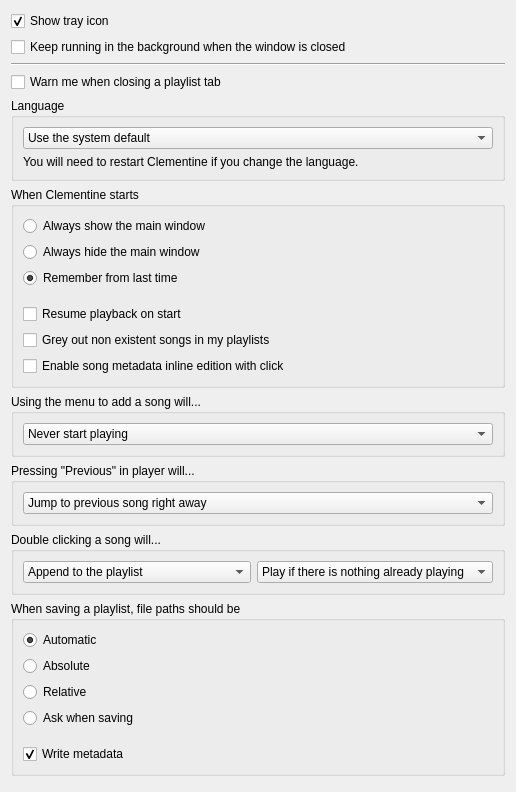
<?xml version="1.0" encoding="UTF-8"?>
<ui version="4.0">
 <class>BehaviourSettingsPage</class>
 <widget class="QWidget" name="BehaviourSettingsPage">
  <property name="geometry">
   <rect>
    <x>0</x>
    <y>0</y>
    <width>516</width>
    <height>792</height>
   </rect>
  </property>
  <property name="windowTitle">
   <string>Behavior</string>
  </property>
  <layout class="QVBoxLayout" name="verticalLayout">
   <item>
    <widget class="QCheckBox" name="b_show_tray_icon_">
     <property name="text">
      <string>Show tray icon</string>
     </property>
     <property name="checked">
      <bool>true</bool>
     </property>
    </widget>
   </item>
   <item>
    <widget class="QCheckBox" name="b_keep_running_">
     <property name="text">
      <string>Keep running in the background when the window is closed</string>
     </property>
    </widget>
   </item>
   <item>
    <widget class="Line" name="line">
     <property name="orientation">
      <enum>Qt::Horizontal</enum>
     </property>
    </widget>
   </item>
   <item>
    <widget class="QCheckBox" name="b_warn_close_playlist_">
     <property name="text">
      <string>Warn me when closing a playlist tab</string>
     </property>
    </widget>
   </item>
   <item>
    <widget class="QGroupBox" name="groupBox_3">
     <property name="title">
      <string>Language</string>
     </property>
     <layout class="QVBoxLayout" name="verticalLayout_13">
      <item>
       <widget class="QComboBox" name="language">
        <item>
         <property name="text">
          <string>Use the system default</string>
         </property>
        </item>
       </widget>
      </item>
      <item>
       <widget class="QLabel" name="label_10">
        <property name="text">
         <string>You will need to restart Clementine if you change the language.</string>
        </property>
       </widget>
      </item>
     </layout>
    </widget>
   </item>
   <item>
    <widget class="QGroupBox" name="startup_group_">
     <property name="title">
      <string>When Clementine starts</string>
     </property>
     <layout class="QVBoxLayout" name="verticalLayout_8">
      <item>
       <widget class="QRadioButton" name="b_always_show_">
        <property name="text">
         <string>Always show the main window</string>
        </property>
       </widget>
      </item>
      <item>
       <widget class="QRadioButton" name="b_always_hide_">
        <property name="text">
         <string>Always hide the main window</string>
        </property>
       </widget>
      </item>
      <item>
       <widget class="QRadioButton" name="b_remember_">
        <property name="text">
         <string>Remember from last time</string>
        </property>
        <property name="checked">
         <bool>true</bool>
        </property>
       </widget>
      </item>
      <item>
       <spacer name="verticalSpacer_6">
        <property name="orientation">
         <enum>Qt::Vertical</enum>
        </property>
        <property name="sizeType">
         <enum>QSizePolicy::Fixed</enum>
        </property>
        <property name="sizeHint" stdset="0">
         <size>
          <width>20</width>
          <height>10</height>
         </size>
        </property>
       </spacer>
      </item>
      <item>
       <widget class="QCheckBox" name="resume_after_start_">
        <property name="text">
         <string>Resume playback on start</string>
        </property>
        <property name="checked">
         <bool>false</bool>
        </property>
       </widget>
      </item>
      <item>
       <widget class="QCheckBox" name="b_grey_out_deleted_">
        <property name="text">
         <string>Grey out non existent songs in my playlists</string>
        </property>
       </widget>
      </item>
      <item>
       <widget class="QCheckBox" name="b_click_edit_inline_">
        <property name="toolTip">
         <string>If activated, clicking a selected song in the playlist view will let you edit the tag value directly</string>
        </property>
        <property name="text">
         <string>Enable song metadata inline edition with click</string>
        </property>
       </widget>
      </item>
     </layout>
    </widget>
   </item>
   <item>
    <widget class="QGroupBox" name="groupBox_8">
     <property name="title">
      <string>Using the menu to add a song will...</string>
     </property>
     <layout class="QVBoxLayout" name="verticalLayout_18">
      <item>
       <widget class="QComboBox" name="menu_playmode">
        <property name="currentIndex">
         <number>0</number>
        </property>
        <item>
         <property name="text">
          <string>Never start playing</string>
         </property>
        </item>
        <item>
         <property name="text">
          <string>Play if there is nothing already playing</string>
         </property>
        </item>
        <item>
         <property name="text">
          <string>Always start playing</string>
         </property>
        </item>
       </widget>
      </item>
     </layout>
    </widget>
   </item>
   <item>
    <widget class="QGroupBox" name="groupBox_previous">
     <property name="title">
      <string>Pressing &quot;Previous&quot; in player will...</string>
     </property>
     <layout class="QVBoxLayout" name="verticalLayout_19">
      <item>
       <widget class="QComboBox" name="menu_previousmode">
        <property name="currentIndex">
         <number>0</number>
        </property>
        <item>
         <property name="text">
          <string>Jump to previous song right away</string>
         </property>
        </item>
        <item>
         <property name="text">
          <string>Restart song, then jump to previous if pressed again</string>
         </property>
        </item>
       </widget>
      </item>
     </layout>
    </widget>
   </item>
   <item>
    <widget class="QGroupBox" name="groupBox_7">
     <property name="title">
      <string>Double clicking a song will...</string>
     </property>
     <layout class="QHBoxLayout" name="horizontalLayout_6">
      <item>
       <widget class="QComboBox" name="doubleclick_addmode">
        <property name="currentIndex">
         <number>0</number>
        </property>
        <item>
         <property name="text">
          <string>Append to the playlist</string>
         </property>
        </item>
        <item>
         <property name="text">
          <string>Replace the playlist</string>
         </property>
        </item>
        <item>
         <property name="text">
          <string comment="Refers to behavior settings in Clementine settings page.">Open in new playlist</string>
         </property>
        </item>
        <item>
         <property name="text">
          <string>Add to the queue</string>
         </property>
        </item>
       </widget>
      </item>
      <item>
       <widget class="QComboBox" name="doubleclick_playmode">
        <property name="currentIndex">
         <number>1</number>
        </property>
        <item>
         <property name="text">
          <string>Never start playing</string>
         </property>
        </item>
        <item>
         <property name="text">
          <string>Play if there is nothing already playing</string>
         </property>
        </item>
        <item>
         <property name="text">
          <string>Always start playing</string>
         </property>
        </item>
       </widget>
      </item>
     </layout>
    </widget>
   </item>
   <item>
    <widget class="QGroupBox" name="groupBox_9">
     <property name="title">
      <string>When saving a playlist, file paths should be</string>
     </property>
     <layout class="QVBoxLayout" name="verticalLayout_2">
      <item>
       <widget class="QRadioButton" name="b_automatic_path">
        <property name="text">
         <string>Automatic</string>
        </property>
        <property name="checked">
         <bool>true</bool>
        </property>
       </widget>
      </item>
      <item>
       <widget class="QRadioButton" name="b_absolute_path">
        <property name="text">
         <string>Absolute</string>
        </property>
       </widget>
      </item>
      <item>
       <widget class="QRadioButton" name="b_relative_path">
        <property name="text">
         <string>Relative</string>
        </property>
       </widget>
      </item>
      <item>
       <widget class="QRadioButton" name="b_ask_path">
        <property name="text">
         <string>Ask when saving</string>
        </property>
       </widget>
      </item>
      <item>
       <spacer name="verticalSpacer_7">
        <property name="orientation">
         <enum>Qt::Vertical</enum>
        </property>
        <property name="sizeType">
         <enum>QSizePolicy::Fixed</enum>
        </property>
        <property name="sizeHint" stdset="0">
         <size>
          <width>20</width>
          <height>10</height>
         </size>
        </property>
       </spacer>
      </item>
      <item>
       <widget class="QCheckBox" name="b_write_metadata">
        <property name="text">
         <string>Write metadata</string>
        </property>
        <property name="checked">
         <bool>true</bool>
        </property>
       </widget>
      </item>
     </layout>
    </widget>
   </item>
   <item>
    <spacer name="verticalSpacer_2">
     <property name="orientation">
      <enum>Qt::Vertical</enum>
     </property>
     <property name="sizeHint" stdset="0">
      <size>
       <width>20</width>
       <height>5</height>
      </size>
     </property>
    </spacer>
   </item>
  </layout>
 </widget>
 <resources/>
 <connections/>
</ui>
